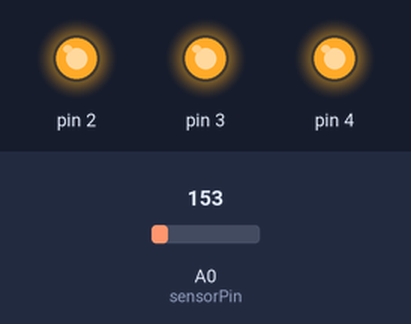
A sketch run on a simulated Arduino Uno, built with avr-gcc and run on an emulated ATmega328P. Parts: output pins drawn as LEDs (lit = HIGH). The inputs (shaded band) are chosen by the test bench; at power-on: A0 (sensorPin) = 153. What the sketch prints to the serial monitor is not drawn.

Above: at 0.1 s.
Timing chart, 0 to 1.6 s (numbered marks = the images above):
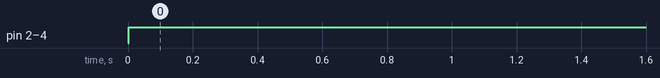

Measured:
- by itself, pin 2–4: LOW → HIGH at 0.00 s

The sketch:

p03_thermometer.ino
```cpp
/*
  Arduino Starter Kit example
 Project 3  - Love-O-Meter

 This sketch is written to accompany Project 3 in the
 Arduino Starter Kit

 Parts required:
 1 TMP36 temperature sensor
 3 red LEDs
 3 220 ohm resistors

 Created 13 September 2012
 by Scott Fitzgerald

 http://arduino.cc/starterKit

 This example code is part of the public domain
 */

// named constant for the pin the sensor is connected to
const int sensorPin = A0;
// room temperature in Celcius
const float baselineTemp = 20.0;

void setup(){
  // open a serial connection to display values
  Serial.begin(9600);
  // set the LED pins as outputs
  // the for() loop saves some extra coding
  for(int pinNumber = 2; pinNumber<5; pinNumber++){
    pinMode(pinNumber,OUTPUT);
    digitalWrite(pinNumber, LOW);
  }
}

void loop(){
  // read the value on AnalogIn pin 0
  // and store it in a variable
  int sensorVal = analogRead(sensorPin);

  // send the 10-bit sensor value out the serial port
  Serial.print("sensor Value: ");
  Serial.print(sensorVal);

  // convert the ADC reading to voltage
  float voltage = (sensorVal/1024.0) * 5.0;

  // Send the voltage level out the Serial port
  Serial.print(", Volts: ");
  Serial.print(voltage);

  // convert the voltage to temperature in degrees C
  // the sensor changes 10 mV per degree
  // the datasheet says there's a 500 mV offset
  // ((volatge - 500mV) times 100)
  Serial.print(", degrees F: ");
  float celsius = celsiusFromVoltage(voltage);
  float fahrenheit = fahrenheitFromCelsius(celsius);
  Serial.println(fahrenheit);

  // if the current temperature is lower than the baseline
  // turn off all LEDs
  if(fahrenheit < baselineTemp){
    digitalWrite(2, LOW);
    digitalWrite(3, LOW);
    digitalWrite(4, LOW);
  } // if the temperature rises 2-4 degrees, turn an LED on
  else if(fahrenheit >= baselineTemp+2 && fahrenheit < baselineTemp+4){
    digitalWrite(2, HIGH);
    digitalWrite(3, LOW);
    digitalWrite(4, LOW);
  } // if the temperature rises 4-6 degrees, turn a second LED on
  else if(fahrenheit >= baselineTemp+4 && fahrenheit < baselineTemp+6){
    digitalWrite(2, HIGH);
    digitalWrite(3, HIGH);
    digitalWrite(4, LOW);
  } // if the temperature rises more than 6 degrees, turn all LEDs on
  else if(fahrenheit >= baselineTemp+6){
    digitalWrite(2, HIGH);
    digitalWrite(3, HIGH);
    digitalWrite(4, HIGH);
  }
  delay(1);
}

float celsiusFromVoltage(float voltage) {
  return (voltage - .5) * 100;
}

float fahrenheitFromCelsius(float celsius) {
   return (9/5) * (celsius + 32);
}
```
